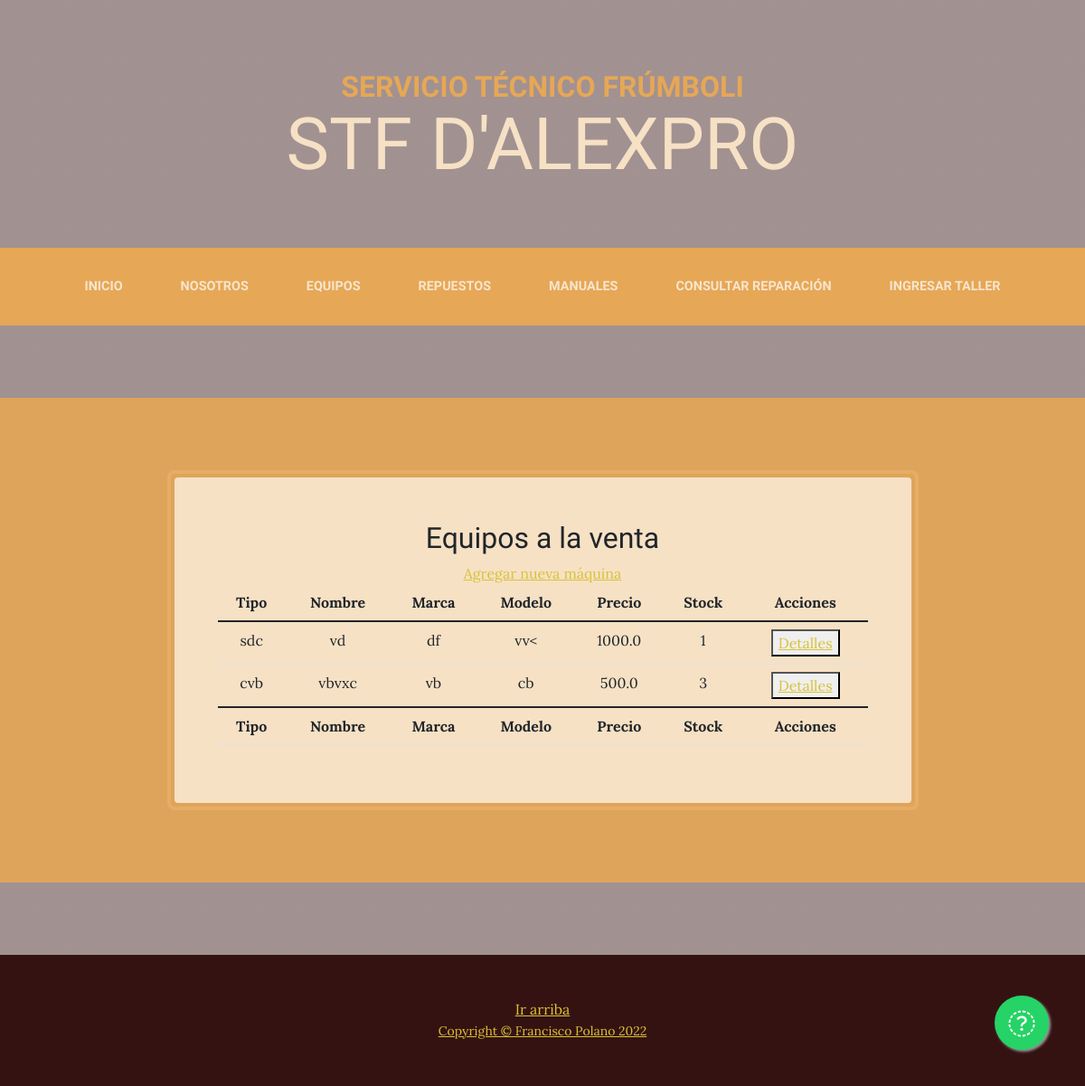
The page /AppSTF/maquinas on the database its author committed.
### AppSTF/models.py (models this page shows, shortened)
class Maquinas(models.Model):
    nombre = models.CharField(max_length=60)
    tipo = models.CharField(max_length=60)
    marca = models.CharField(max_length=60)
    modelo = models.CharField(max_length=60)
    desc = models.TextField(max_length=400)
    precio = models.FloatField()
    stock = models.SmallIntegerField()
    foto = models.ImageField(upload_to='maquinas', default='settings.MEDIA_ROOT/maquinas/generic_equipo.png')

### AppSTF/views.py (the view)
# urls.py: path('maquinas', views.maquinasLista, name="Maquinas lista"),
def maquinasLista(request):
    maquinas = Maquinas.objects.all()
    return render(request, "AppSTF/Maquinas/maquinasLista.html",{'datos':maquinas})

### AppSTF/templates/AppSTF/Maquinas/maquinasLista.html (shortened to what this page needs)
{% extends 'AppSTF/padre.html' %}
{% load static %}
{% block cuerpo %}
<section class="page-section cta">
    <div class="container">
        <div class="row">
            <div class="col-xl-9 mx-auto">
                <div class="cta-inner bg-faded text-center rounded">
                    <h2> Equipos a la venta </h2>
                    <a href="{% url 'Maquinas alta' %}">Agregar nueva máquina</a>
                    <table class="table" id="ListaMaquinas">
                        <thead>
                            <tr>
                                <th>Tipo</th>
                                <th>Nombre</th>
                                <th>Marca</th>
                                <th>Modelo</th>
                                <th>Precio</th>
                                <th>Stock</th>
                                <th>Acciones</th>
                            </tr>
                        </thead>
                        <tbody>
                            {% if datos %}
                                {% for maquina in datos %}
                                    <tr>
                                        <td>{{maquina.tipo}}</td>
                                        <td>{{maquina.nombre}}</td>
                                        <td>{{maquina.marca}}</td>
                                        <td>{{maquina.modelo}}</td>
                                        <td>{{maquina.precio}}</td>
                                        <td>{{maquina.stock}}</td>
                                        <td>
                                            <button>
                                                <a href="{% url 'Maquinas detalle' maquina.id %}">Detalles</a>
                                            </button>
                                        </td>
                                    </tr>
                                {% endfor %}
                            {% else %}
                                <tr><td>No hay maquinas disponibles</td></tr>
                            {% endif %}
                        </tbody>
                        <tfoot>
                            <tr>
                                <th>Tipo</th>
                                <th>Nombre</th>
                                <th>Marca</th>
                                <th>Modelo</th>
                                <th>Precio</th>
                                <th>Stock</th>
                                <th>Acciones</th>
                            </tr>
                        </tfoot>
                    </table>
                </div>
            </div>
        </div>
    </div>
</section>
{% endblock %}

### rows shown on the page
Maquinas: tipo "sdc", nombre "vd", marca "df", modelo "vv<", precio "1000.0", stock "1"
Maquinas: tipo "cvb", nombre "vbvxc", marca "vb", modelo "cb", precio "500.0", stock "3"
